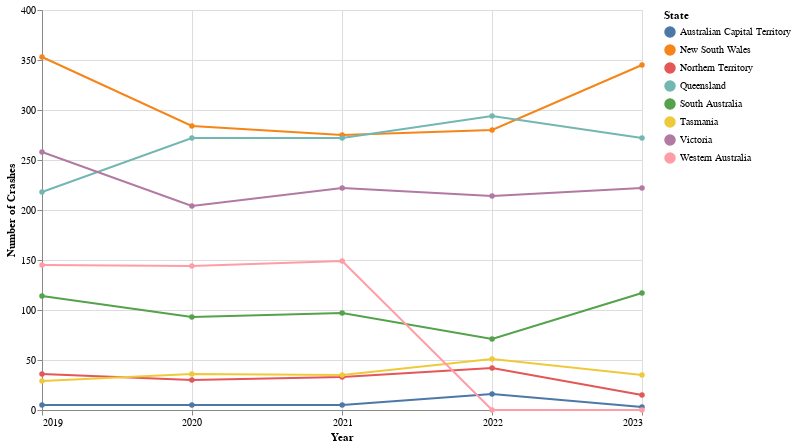

Write the Vega-Lite specification saved for this chart.
### Vega-Lite specification from a JSON file in a GitHub repository (floating-point values rounded to 4 significant figures)
{"$schema": "https://vega.github.io/schema/vega-lite/v5.json", "width": 600, "height": 400, "data": {"values": [{"STATE_NAME": "Australian Capital Territory", "Year": "2019", "Number of Crash": 5}, {"STATE_NAME": "Australian Capital Territory", "Year": "2020", "Number of Crash": 5}, {"STATE_NAME": "Australian Capital Territory", "Year": "2021", "Number of Crash": 5}, {"STATE_NAME": "Australian Capital Territory", "Year": "2022", "Number of Crash": 16}, {"STATE_NAME": "Australian Capital Territory", "Year": "2023", "Number of Crash": 3}, {"STATE_NAME": "New South Wales", "Year": "2019", "Number of Crash": 353}, {"STATE_NAME": "New South Wales", "Year": "2020", "Number of Crash": 284}, {"STATE_NAME": "New South Wales", "Year": "2021", "Number of Crash": 275}, {"STATE_NAME": "New South Wales", "Year": "2022", "Number of Crash": 280}, {"STATE_NAME": "New South Wales", "Year": "2023", "Number of Crash": 345}, {"STATE_NAME": "Northern Territory", "Year": "2019", "Number of Crash": 36}, {"STATE_NAME": "Northern Territory", "Year": "2020", "Number of Crash": 30}, {"STATE_NAME": "Northern Territory", "Year": "2021", "Number of Crash": 33}, {"STATE_NAME": "Northern Territory", "Year": "2022", "Number of Crash": 42}, {"STATE_NAME": "Northern Territory", "Year": "2023", "Number of Crash": 15}, {"STATE_NAME": "Queensland", "Year": "2019", "Number of Crash": 218}, {"STATE_NAME": "Queensland", "Year": "2020", "Number of Crash": 272}, {"STATE_NAME": "Queensland", "Year": "2021", "Number of Crash": 272}, {"STATE_NAME": "Queensland", "Year": "2022", "Number of Crash": 294}, {"STATE_NAME": "Queensland", "Year": "2023", "Number of Crash": 272}, {"STATE_NAME": "South Australia", "Year": "2019", "Number of Crash": 114}, {"STATE_NAME": "South Australia", "Year": "2020", "Number of Crash": 93}, {"STATE_NAME": "South Australia", "Year": "2021", "Number of Crash": 97}, {"STATE_NAME": "South Australia", "Year": "2022", "Number of Crash": 71}, {"STATE_NAME": "South Australia", "Year": "2023", "Number of Crash": 117}, {"STATE_NAME": "Tasmania", "Year": "2019", "Number of Crash": 29}, {"STATE_NAME": "Tasmania", "Year": "2020", "Number of Crash": 36}, {"STATE_NAME": "Tasmania", "Year": "2021", "Number of Crash": 35}, {"STATE_NAME": "Tasmania", "Year": "2022", "Number of Crash": 51}, {"STATE_NAME": "Tasmania", "Year": "2023", "Number of Crash": 35}, {"STATE_NAME": "Victoria", "Year": "2019", "Number of Crash": 258}, {"STATE_NAME": "Victoria", "Year": "2020", "Number of Crash": 204}, {"STATE_NAME": "Victoria", "Year": "2021", "Number of Crash": 222}, {"STATE_NAME": "Victoria", "Year": "2022", "Number of Crash": 214}, {"STATE_NAME": "Victoria", "Year": "2023", "Number of Crash": 222}, {"STATE_NAME": "Western Australia", "Year": "2019", "Number of Crash": 145}, {"STATE_NAME": "Western Australia", "Year": "2020", "Number of Crash": 144}, {"STATE_NAME": "Western Australia", "Year": "2021", "Number of Crash": 149}, {"STATE_NAME": "Western Australia", "Year": "2022", "Number of Crash": 0}, {"STATE_NAME": "Western Australia", "Year": "2023", "Number of Crash": 0}]}, "mark": {"type": "line", "point": true}, "encoding": {"x": {"field": "Year", "type": "temporal", "timeUnit": "year", "title": "Year"}, "y": {"field": "Number of Crash", "type": "quantitative", "title": "Number of Crashes"}, "color": {"field": "STATE_NAME", "type": "nominal", "title": "State"}, "tooltip": [{"field": "STATE_NAME", "type": "nominal", "title": "State"}, {"field": "Year", "type": "temporal", "title": "Year"}, {"field": "Number of Crash", "type": "quantitative", "title": "Number of Crashes"}]}, "config": {"mark": {"tooltip": {"content": "data"}}}}
